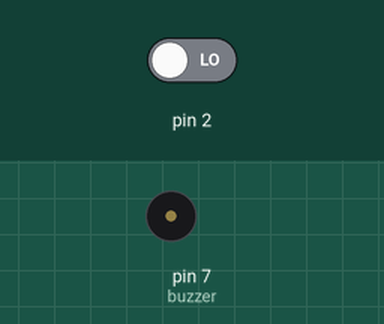
Recording of a sketch running on a simulated Arduino Uno, built with avr-gcc and run on an emulated ATmega328P. Parts: buzzer (waves = sounding, pin HIGH). Inputs (shaded band) come from the test bench; at power-on: pin 2 LOW.

Above: at 1.2 s.
1.3 s: pin 2 driven HIGH
At 2.0 s:
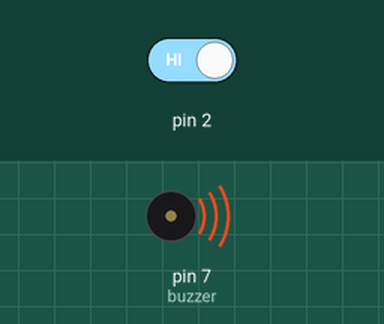
2.8 s: pin 2 driven LOW
At 3.1 s:
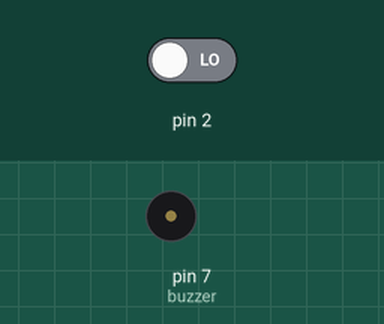
Timing chart, 0 to 5.8 s (numbered marks = the images above; inputs shaded):
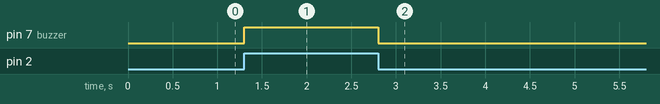

Measured:
- after the input at 1.3 s, pin 7 (buzzer): LOW → HIGH at once
- after the input at 2.8 s, pin 7 (buzzer): HIGH → LOW at once

The sketch:

DisKesme.ino
```cpp
// Dış Kesme
int buzzer = 7;

void setup()
{
  pinMode(buzzer, OUTPUT);
  attachInterrupt(0, buzzeryak, RISING);
  /* 0 dış kesmesi ayarlandı.
  Yani Arduino Uno için dugme 2. pine bağlanmalıdır */
  /*pindeki gerilim
  0’dan 5 Volta çıktığında kesmeye girer.*/
  Serial.begin(9600);
}

void loop()
{
  delay(100);
}
void buzzeryak()
{
  /* Hareket algılandığında çalışacak fonksiyon */
  digitalWrite(buzzer, HIGH);
  attachInterrupt(0, buzzersondur, FALLING);
  /*pindeki gerilim
  5’ten 0 Volta düştüğünde kesmeye girer.*/
}

void buzzersondur()
{
  /* Hareket algılanmadığında çalışacak fonksiyon */
  digitalWrite(buzzer, LOW);
  attachInterrupt(0, buzzeryak, RISING);
  /*pindeki gerilim
  0’dan 5 Volta çıktığında kesmeye girer.*/
}
```
